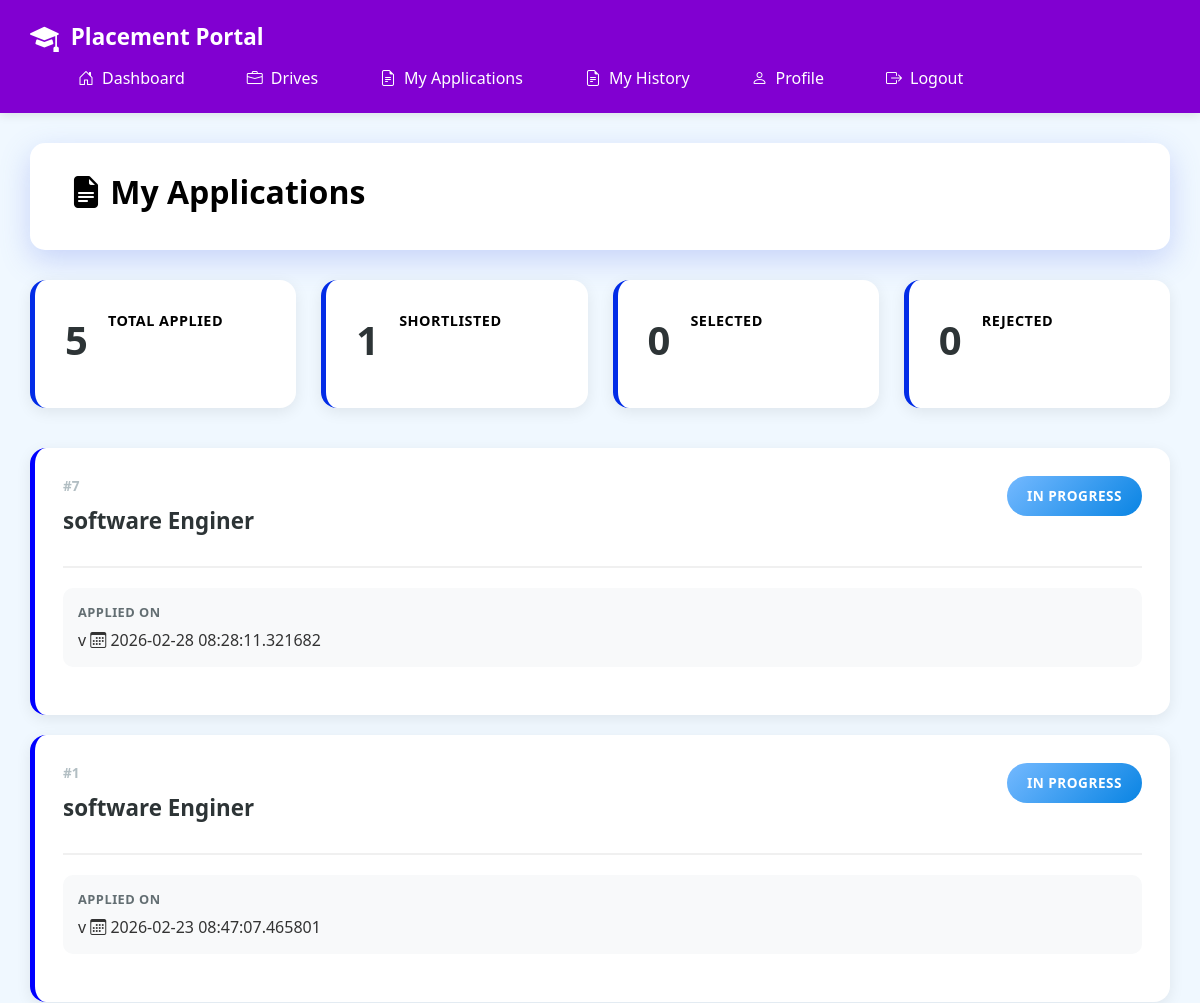
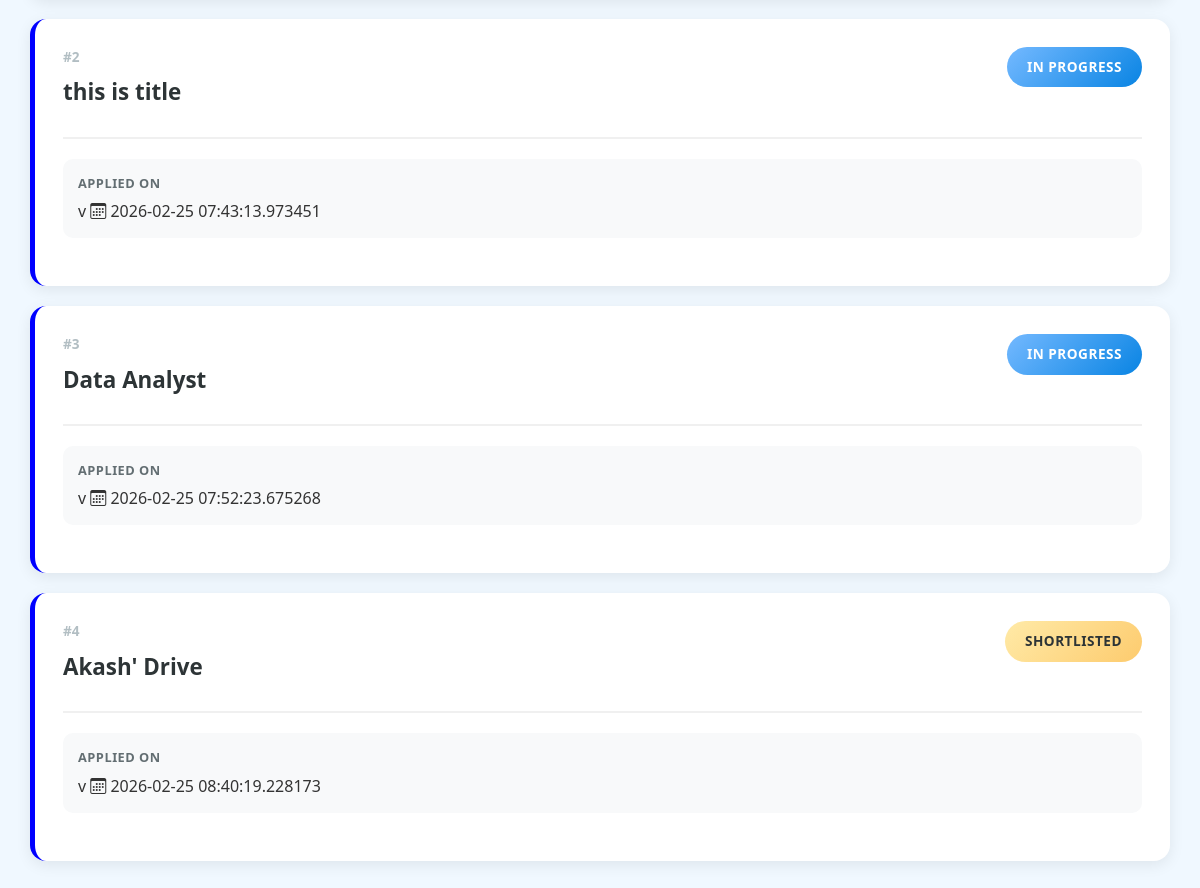
Page /student/applications (signed in) on the earlier database version (2 pictures, top to bottom).
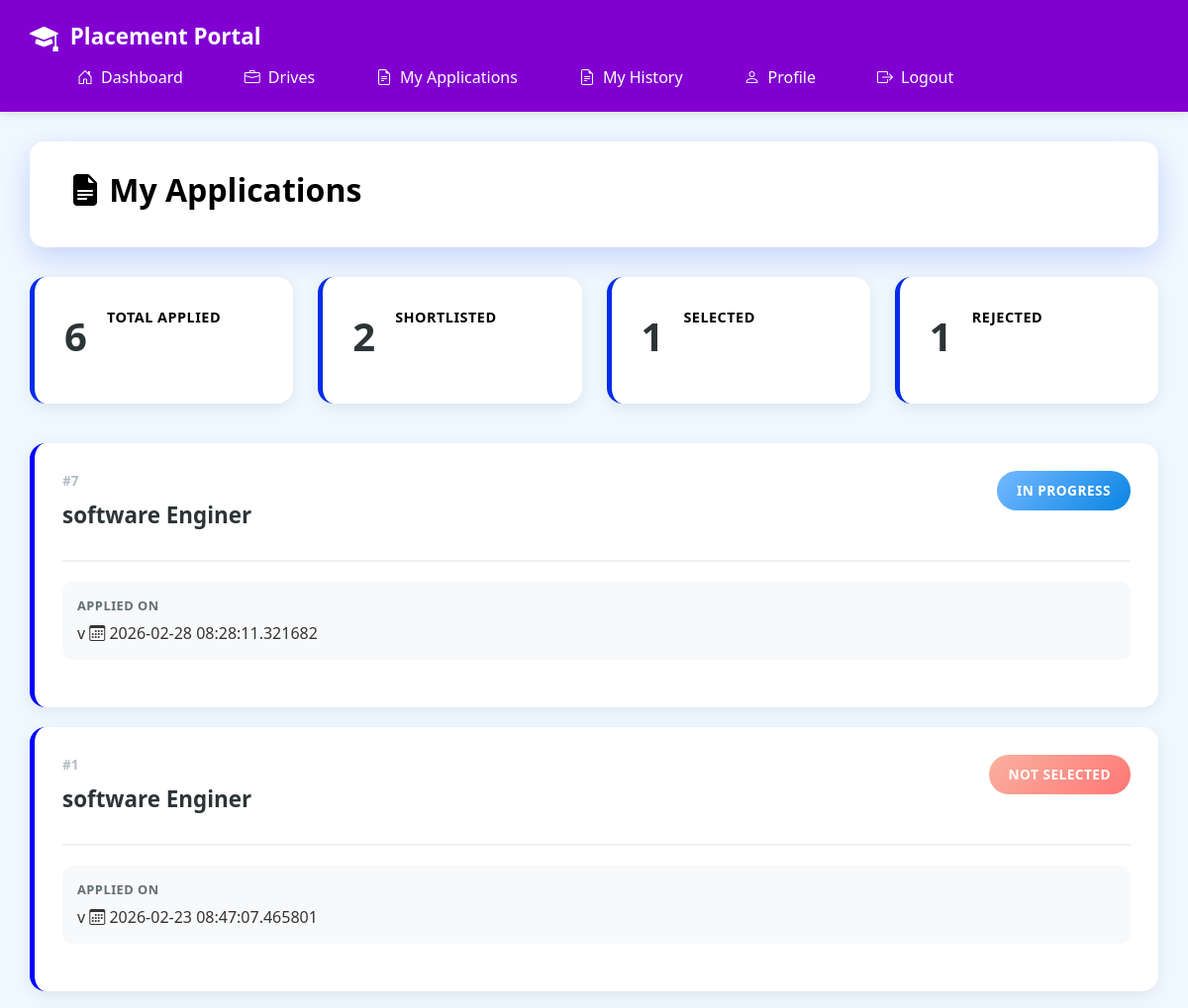
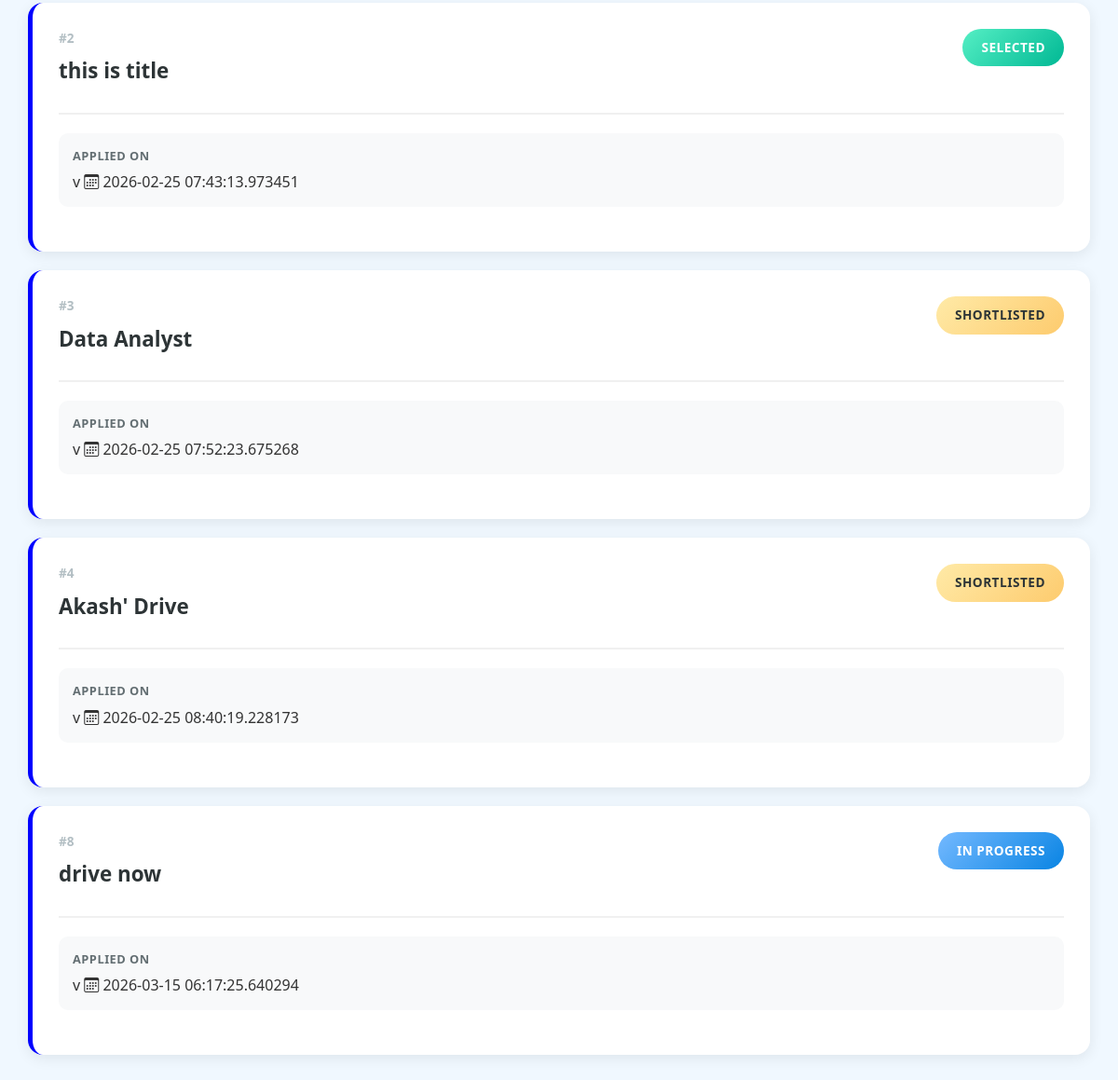
Same page on the later database version (2 pictures, top to bottom).
### portal/models.py (models this page shows)
class Application(db.Model,UserMixin):
    __tablename__ = 'applications'
    id = db.Column(db.Integer , primary_key = True)
    student_id = db.Column(db.Integer,db.ForeignKey('students.id'), nullable = False)
    drive_id = db.Column(db.Integer,db.ForeignKey('placement_drives.id') , nullable = False)
    applied_at = db.Column(db.DateTime,default = datetime.utcnow)
    status = db.Column(db.String(30), nullable = False,default = 'PENDING')#PENDING , SHORTLISTED,SELECTED , REJECTED
    drive = db.relationship('Drive', backref='applications')
    student = db.relationship('Student' , backref = 'students')
    __table_args__ = (
    db.UniqueConstraint('student_id', 'drive_id', name='unique_student_drive'),
)

class Drive(db.Model,UserMixin):
    __tablename__ = 'placement_drives'
    id = db.Column(db.Integer , primary_key = True)
    company_id = db.Column(db.Integer,db.ForeignKey('companies.id') , nullable = False)
    job_title = db.Column(db.String(100), nullable = False)
    description = db.Column(db.String(200), nullable = False)
    eligibility = db.Column(db.String(100), nullable = False)
    deadline = db.Column(db.DateTime, nullable = False)
    status = db.Column(db.String(20), nullable = False,default ='APPROVED') #APPROVED,PENDING,CLOSED
    company = db.relationship('Company' , backref = 'companies')

### app.py (the view)
@app.route("/student/applications")
@login_required
def student_application():
    student = Student.query.filter_by(user_id = current_user.id).first_or_404()
    t_a = Application.query.filter_by(student_id = student.id).all()
    t_sh = Application.query.filter_by(student_id = student.id,status = 'SHORTLISTED').all()
    t_se = Application.query.filter_by(student_id = student.id,status = 'SELECTED').all()
    t_r = Application.query.filter_by(student_id = student.id,status = 'REJECTED').all()
    appli = Application.query.filter_by(student_id = student.id).all()
    return render_template('student/student_application.html',
                    t_a = len(t_a),
                    t_sh = len(t_sh),
                    t_r = len(t_r),
                    t_se = len(t_se),
                    appli = appli)

### app.py (called while the page is built)
@login_manager.user_loader
def load_user(user_id):
    return User.query.get(int(user_id))

### templates/student/student_application.html (shortened to what this page needs)
{% extends "student/student_base.html" %}
{% block content %}
<div class="main-co">
    <div class="header">
        <h1><i class="bi bi-file-earmark-text-fill"></i> My Applications</h1>
    </div>
    <div class="stats">
        <div class="stat">
            <div class="stat-n">{{t_a}}</div>
            <div class="stat-l">Total Applied</div>
        </div>
        <div class="stat ">
            <div class="stat-n">{{t_sh}}</div>
            <div class="stat-l">Shortlisted</div>
        </div>
        <div class="stat ">
            <div class="stat-n">{{t_se}}</div>
            <div class="stat-l">Selected</div>
        </div>
        <div class="stat ">
            <div class="stat-n">{{t_r}}</div>
            <div class="stat-l">Rejected</div>
        </div>
    </div>
    <div class="app-con">
        {% for d in appli %}
        <div class="app-card">
            <div class="app-card-header">
                <div class="app-i">
                    <div class="app-id">#{{d.id}}</div>
                    <div class="app-t"> {{d.drive.job_title}}</div>
                </div>
                {% if d.status == 'SELECTED' %}
                <span class="status-b status-selected">Selected</span>
                {% elif d.status == 'SHORTLISTED' %}
                <span class="status-b status-shortlisted">Shortlisted</span>
                {% elif d.status == 'REJECTED' %}
                <span class="status-b status-rejected">Not Selected</span>
                {% else %}
                <span class="status-b status-applied">In Progress</span>
                {% endif %}
            </div>
            <div class="app-m">
                <div class="meta-b">
                    <div class="meta-l">Applied On</div>
                    v <i class="bi bi-calendar3"></i>
                    {{d.applied_at}}
                </div>
            </div>
        </div>
        {% endfor %}
    </div>
</div>
{% endblock %}

Differences in the rows shown:
changed Application id 1: status "IN PROGRESS" → "NOT SELECTED"
changed Application "this is title": status "IN PROGRESS" → "SELECTED"
changed Application "Data Analyst": status "IN PROGRESS" → "SHORTLISTED"
added Application: id "8", drive.job_title "drive now", status "IN PROGRESS", applied_at "2026-03-15 06:17:25.640294"
Other differences:
{{ t_a }}: "5" → "6"
{{ t_sh }}: "1" → "2"
{{ t_se }}: "0" → "1"
{{ t_r }}: "0" → "1"
